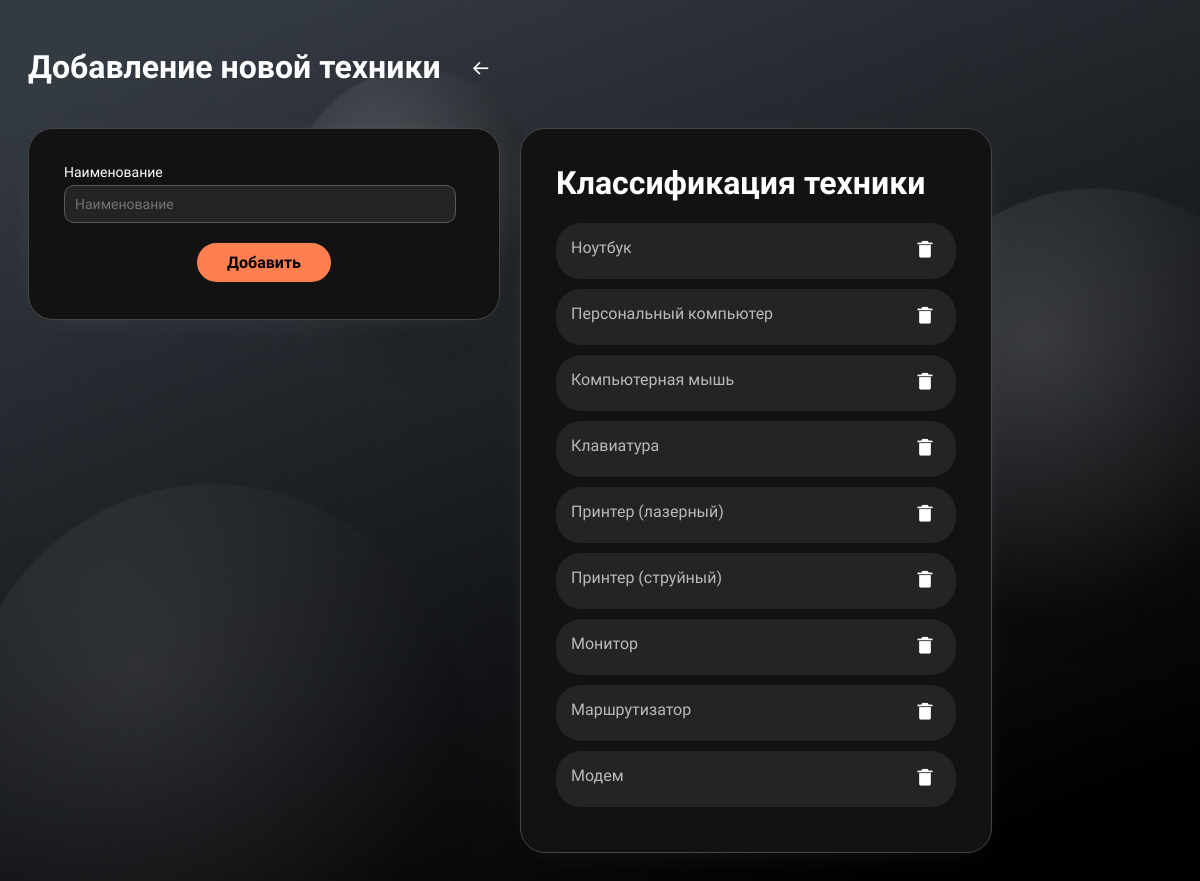
/technic_types_actions (signed in), run on the app's committed database.
### RSapplication/models.py (models this page shows, shortened)
class TechnicType(models.Model):
    name_type = models.TextField(max_length=50, verbose_name='Наименование типа')
    class Meta:
        verbose_name = 'Тип техники'
        verbose_name_plural = 'Типы техники'

### RSapplication/views.py (the view, shortened to what this page needs)
# urls.py: path('technic_types_actions', add_tech_type, name='TypesPage'),
@login_required
def add_tech_type(request):
    types = TechnicType.objects.all()
    form = TechTypeForm()
    return render(request, 'RSapplication/technic_types.html', {'form': form, 'types': types})

### RSapplication/forms.py
class TechTypeForm(forms.ModelForm):
    class Meta:
        model = TechnicType
        fields = ['name_type']
        widgets = {
            "name_type": forms.TextInput(attrs={
                'class': 'form-control',
                'placeholder': 'Наименование'
            }),
        }

### RSapplication/templates/RSapplication/technic_types.html (shortened to what this page needs)
{% load static %}
<!DOCTYPE html>
<html lang="en">
<head>
</head>
<link href='https://unpkg.com/boxicons@2.1.4/css/boxicons.min.css' rel='stylesheet'>
<link rel="stylesheet" type="text/css" href="{% static 'css/technic_types.css' %}">
<body>
<div class="header-back">
    <h1>Добавление новой техники</h1>
<a class='back_arrow' href="{% url 'ManagerHomePage' %}"><i class='bx bx-arrow-back'></i></a>
</div>
<div class='type_page'>
    <form class="create_type" method="post" name="add_type">
        <div class="input-group">
            <label for="id_username">Наименование</label>
            {{ form.name_type }}
        </div>
        <div class="button-center">
            <button type="submit">Добавить</button>
        </div>
    </form>
    <div class="types_list">
        <h1>Классификация техники</h1>
            {% for type in types %}
                <div class="type-info">
                    <li>{{ type.name_type }}</li>
                    <form method="post" style="display: inline;">
                        <button type="submit"><i class='bx bxs-trash-alt' ></i></button>
                    </form>
                </div>
            {% endfor %}
    </div>
</div>
</body>
</html>

### RSapplication/static/css/technic_types.css (style rules this page uses)
.create_type { max-height: 120px; width: 400px; max-width: 500px; padding: 35px; border-radius: 25px; background-color: #121212; box-shadow: 0px 5px 39px -22px rgba(255, 255, 255, 0.2); border: #454545 1px solid; }
.button-center { display: flex; justify-content: center; align-items: center; }
.type_page { display: flex; }
.types_list { width: 400px; max-width: 500px; padding: 35px; border-radius: 25px; background-color: #121212; box-shadow: 0px 5px 39px -22px rgba(255, 255, 255, 0.2); border: #454545 1px solid; margin-left: 20px; }
.types_list h1 { margin-top:0; color: white; }
.type-info { padding: 15px; border-radius: 25px; background-color: #242424; color: #bababa; list-style: none; display: flex; justify-content: space-between; margin-bottom: 10px; }
.type-info button { color: white; background-color: rgba(69, 69, 69, 0); border: none; font-size: 20px; }
.button-center button { border: 0; border-radius: 500px; background-color: coral; padding: 10px 30px; font-family: 'Nunito Sans', sans-serif; font-size: 1rem; font-weight: bolder; transition: transform .2s; cursor: pointer; }
.input-group label { display: block; color: #ffffff; font-size: 0.875rem;; margin-bottom: 5px; }
.input-group input[type="text"], .input-group input[type="email"], .input-group input[type="password"] { width: calc(100% - 30px); padding: 10px; border-radius: 10px; border: 1px #595959 solid; background-color: #242424; font-family: 'Nunito Sans', sans-serif; font-size: 0.875rem; color: #bababa; margin-bottom: 20px; }
h2,h1 { color: white; margin-top: 0; }
.bx-arrow-back { margin: 30px; font-size: 20px; }
.header-back { display: flex; }
.header-back a { margin-bottom: 20px; color: white; }
.header-back h1 { display: flex; align-items: center; }

### data on the page
TechnicType: name_type "Ноутбук"
TechnicType: name_type "Персональный компьютер"
TechnicType: name_type "Компьютерная мышь"
TechnicType: name_type "Клавиатура"
TechnicType: name_type "Принтер (лазерный)"
TechnicType: name_type "Принтер (струйный)"
TechnicType: name_type "Монитор"
TechnicType: name_type "Маршрутизатор"
TechnicType: name_type "Модем"
